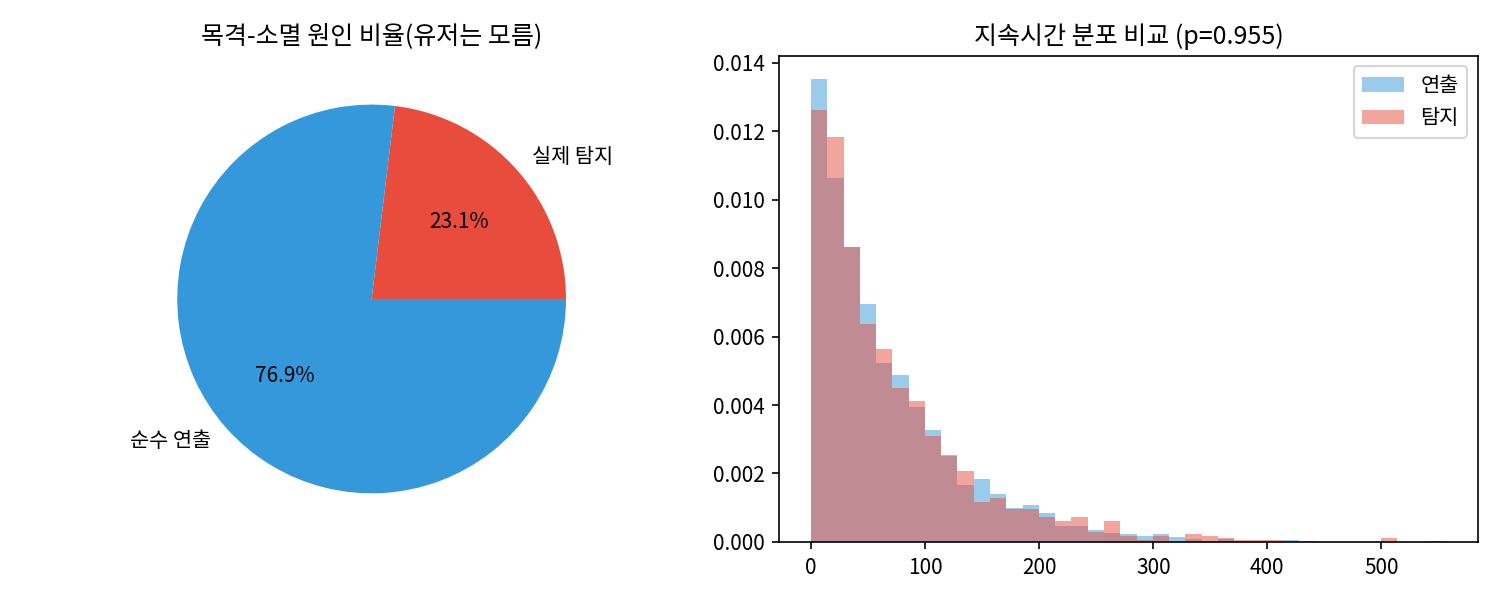

The script that saved this image:
"""
카디널의 우연한 목격: 소멸 원인(연출용 vs 실제 탐지 연동)을
유저가 통계적으로도 구별할 수 없는지 검증. 배경은 README 참고.

[강화 포인트] 이 구별 불가능성은 90초/300초라는 특정 파라미터를 잘 골라서
나온 우연이 아니라, "독립된 두 지수분포가 경쟁할 때 어느 쪽이 이겼는지와
걸린 시간은 항상 통계적으로 독립"이라는 무기억성(memorylessness)에서
오는 일반적 성질임. 아래 [파라미터 의존성 검증]에서 다른 조합으로도
동일하게 확인.

[고지] 아래 평균 주기값(90초/300초 등)은 실데이터가 아닌 가상
예시값을 바탕으로 한 시뮬레이션이며, 코드 작성 과정에는 Anthropic
Claude를 작업 도구로 활용함 — 자세한 내용은 README 참고.
"""
import numpy as np
import matplotlib.pyplot as plt
import matplotlib.font_manager as fm
from scipy import stats

fm.fontManager.addfont("/usr/share/fonts/opentype/noto/NotoSansCJK-Regular.ttc")
plt.rcParams["font.family"] = "Noto Sans CJK JP"
np.random.seed(42)

N = 5000
LAMBDA_AMBIENT = 1 / 90     # 순수 연출: 평균 90초 후 이동
LAMBDA_DETECTION = 1 / 300  # 실제 탐지: 평균 300초당 1회 발생

ambient_time = np.random.exponential(1 / LAMBDA_AMBIENT, N)
detection_time = np.random.exponential(1 / LAMBDA_DETECTION, N)
duration = np.minimum(ambient_time, detection_time)
cause = np.where(ambient_time < detection_time, "연출", "탐지")

detection_ratio = (cause == "탐지").mean()
ks_stat, p_value = stats.ks_2samp(duration[cause == "연출"], duration[cause == "탐지"])

print(f"실제 탐지 연동 비율: {detection_ratio:.1%}")
print(f"두 원인의 지속시간 분포 KS 검정 p-value: {p_value:.3f}"
      f" → {'통계적으로 구별 불가능' if p_value >= 0.05 else '구별 가능(설계 재검토 필요)'}")

# 파라미터 의존성 검증: 90/300이라는 특정 값에서만 성립하는 결과가 아님을 확인
print("\n[파라미터 의존성 검증] — 다른 (평균 연출주기, 평균 탐지주기) 조합에서도 성립하는지")
rng = np.random.default_rng(1)
for mean_amb, mean_det in [(50, 500), (200, 210), (10, 1000), (120, 130)]:
    a = rng.exponential(mean_amb, N)
    d = rng.exponential(mean_det, N)
    dur2 = np.minimum(a, d)
    c2 = np.where(a < d, "연출", "탐지")
    _, p2 = stats.ks_2samp(dur2[c2 == "연출"], dur2[c2 == "탐지"])
    print(f"  평균 연출={mean_amb:4d}초, 평균 탐지={mean_det:4d}초 → 탐지비율 "
          f"{(c2 == '탐지').mean():.1%}, KS p={p2:.3f}")
print("  → 파라미터를 바꿔도 p-value는 계속 비유의(>0.05): 이 설계의 구별 불가능성은")
print("    특정 값(90/300)에 의존하지 않고 무기억성에서 오는 일반적 성질임.")

fig, axes = plt.subplots(1, 2, figsize=(10, 4))
axes[0].pie([detection_ratio, 1 - detection_ratio], labels=["실제 탐지", "순수 연출"],
            autopct="%1.1f%%", colors=["#e74c3c", "#3498db"])
axes[0].set_title("목격-소멸 원인 비율(유저는 모름)")

bins = np.linspace(0, duration.max(), 40)
axes[1].hist(duration[cause == "연출"], bins=bins, alpha=0.5, label="연출", color="#3498db", density=True)
axes[1].hist(duration[cause == "탐지"], bins=bins, alpha=0.5, label="탐지", color="#e74c3c", density=True)
axes[1].set_title(f"지속시간 분포 비교 (p={p_value:.3f})")
axes[1].legend()

plt.tight_layout()
plt.savefig("/home/claude/work/cardinal_sighting_analysis.png", dpi=150)
print("[차트 저장 완료] cardinal_sighting_analysis.png")
